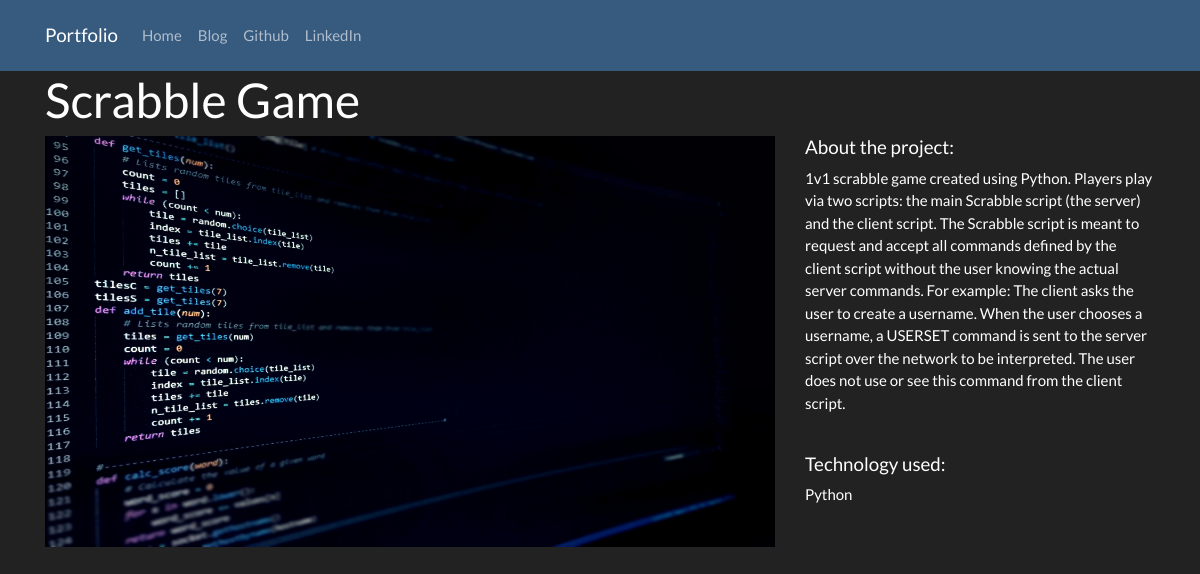
/projects/3/, run on the app's committed database.
### projects/models.py (models this page shows, shortened)
class Project(models.Model):
    title = models.CharField(max_length=100)
    description = models.TextField()
    technology = models.CharField(max_length=20)
    image = models.FileField(storage=fs)

### projects/views.py (the view)
# urls.py: path("<int:pk>/", views.project_detail, name="project_detail"),
def project_detail(request, pk):
    project = Project.objects.get(pk=pk) # Querues project with primary key (pk)
    context = {
        'project': project # Assign project to context
    }
    return render(request, 'project_detail.html', context)

### projects/templates/project_detail.html
{% extends "base.html" %}
{% load static %}
{% block page_content %}
<h1>{{ project.title }}</h1>
<div class="row">
    <div class="col-md-8">
        <img src="{% static project.image %}" alt="" width="100%">
    </div>
    <div class="col-md-4">
        <h5>About the project:</h5>
        <p>{{ project.description }}</p>
        <br>
        <h5>Technology used:</h5>
        <p>{{ project.technology }}</p>
    </div>
</div>
{% endblock %}

### data on the page
Project: title "Scrabble Game", image (picture), description "1v1 scrabble game created using Python. Players play via two scripts: the main Scrabble script (the server) and the client script. The Scrabble script is meant to request and accept all commands defined by the client script without the user knowing the actual server commands. For example: The client asks the user to create a username. When the user chooses a username, a USERSET command is sent to the server script over the network to be interpreted. The user does not use or see this command from the client script.", technology "Python"
